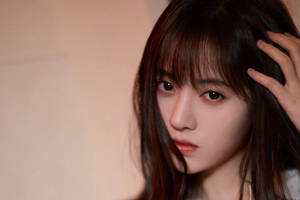
#> input picture 代码/1. OpenCV中的GUI特性/images/u=3472372044,2573289519&fm=11&gp=0.jpg, 300 x 200 px
$ python '使用 Matplotlib 显示一幅图像.py'
#> lines starting #> are read from the running program, lines starting #| are printed output that depends on the picture
import cv2
from matplotlib import pyplot as plt

img = cv2.imread('../images/u=3472372044,2573289519&fm=11&gp=0.jpg', 0)
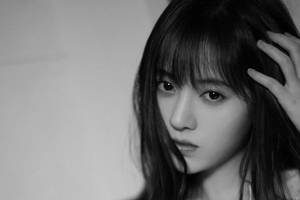
#> img: shape (200, 300); min 0, max 198, mean 112.3
plt.imshow(img, cmap='gray', interpolation='bicubic')
plt.xticks([]), plt.yticks([])
plt.show()

$ run again, with 代码/1. OpenCV中的GUI特性/images/u=2040525207,1848335555&fm=26&gp=0.jpg copied over 代码/1. OpenCV中的GUI特性/images/u=3472372044,2573289519&fm=11&gp=0.jpg
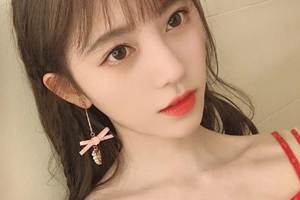
#> input picture 代码/1. OpenCV中的GUI特性/images/u=2040525207,1848335555&fm=26&gp=0.jpg, 300 x 200 px
#> `img = cv2.imread('../images/u=3472372044,2573289519&fm=11&gp=0.jpg', 0)`:
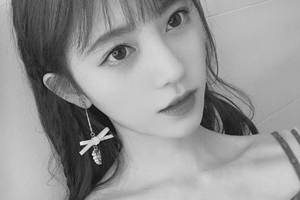
#> img: shape (200, 300); min 0, max 255, mean 149.4

$ run again, with 代码/1. OpenCV中的GUI特性/images/u=2423156162,3851369683&fm=26&gp=0.jpg copied over 代码/1. OpenCV中的GUI特性/images/u=3472372044,2573289519&fm=11&gp=0.jpg
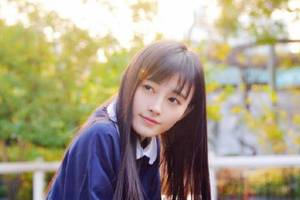
#> input picture 代码/1. OpenCV中的GUI特性/images/u=2423156162,3851369683&fm=26&gp=0.jpg, 300 x 200 px
#> `img = cv2.imread('../images/u=3472372044,2573289519&fm=11&gp=0.jpg', 0)`:
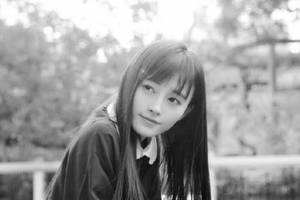
#> img: shape (200, 300); min 0, max 255, mean 158.2

$ run again, with 代码/1. OpenCV中的GUI特性/images/u=3322576796,3310765992&fm=11&gp=0.jpg copied over 代码/1. OpenCV中的GUI特性/images/u=3472372044,2573289519&fm=11&gp=0.jpg
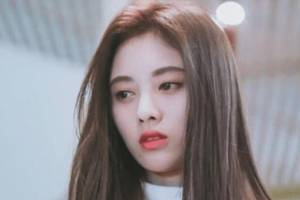
#> input picture 代码/1. OpenCV中的GUI特性/images/u=3322576796,3310765992&fm=11&gp=0.jpg, 300 x 200 px
#> `img = cv2.imread('../images/u=3472372044,2573289519&fm=11&gp=0.jpg', 0)`:
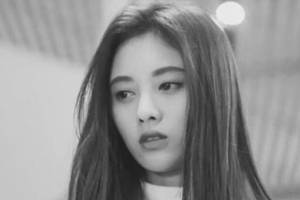
#> img: shape (200, 300); min 26, max 240, mean 143
